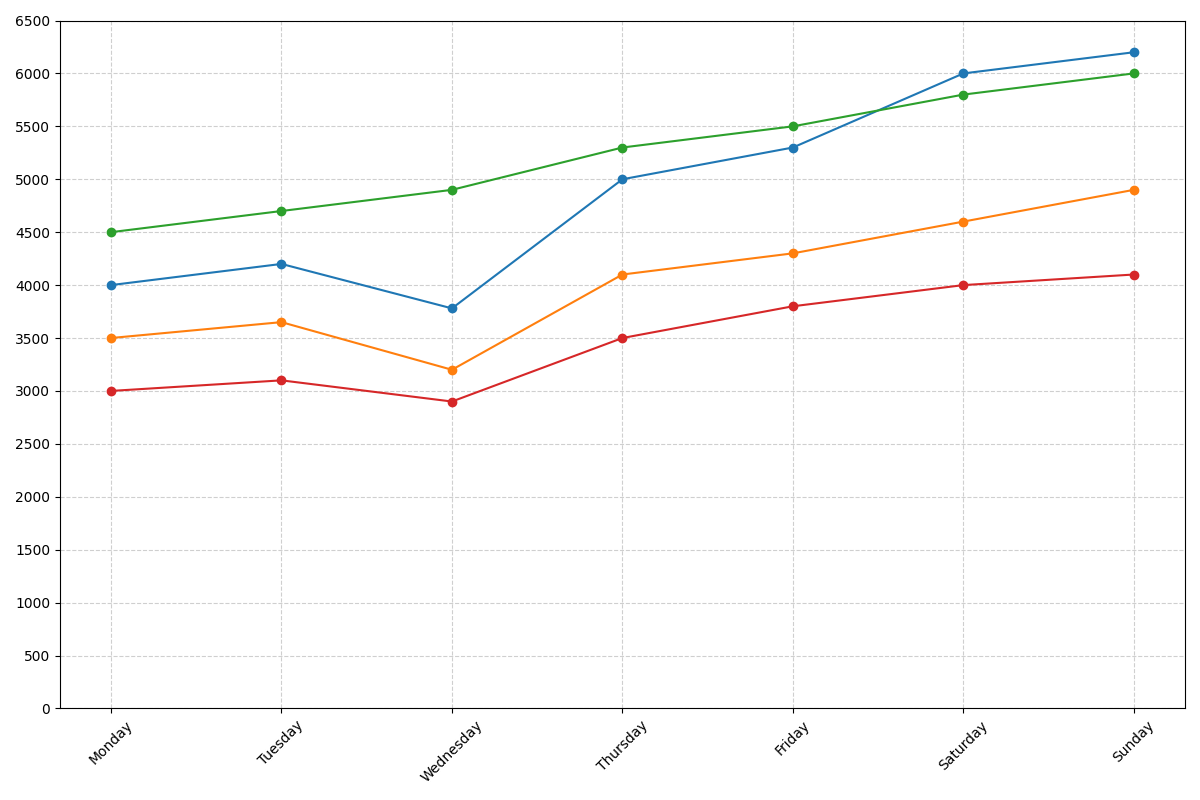

Here is the Python script that generated this plot:
import matplotlib.pyplot as plt
import numpy as np

# Define the days of the week
days = ["Monday", "Tuesday", "Wednesday", "Thursday", "Friday", "Saturday", "Sunday"]

# Steps walked each day by each of the four friends (artificial data)
steps_friend_1 = [4000, 4200, 3780, 5000, 5300, 6000, 6200]
steps_friend_2 = [3500, 3650, 3200, 4100, 4300, 4600, 4900]
steps_friend_3 = [4500, 4700, 4900, 5300, 5500, 5800, 6000]
steps_friend_4 = [3000, 3100, 2900, 3500, 3800, 4000, 4100]

# Convert steps data to numpy arrays for easier processing
steps_data = np.array([steps_friend_1, steps_friend_2, steps_friend_3, steps_friend_4])

# Initialize the plot
fig, ax = plt.subplots(figsize=(12, 8))

# Plotting the data
for i, steps in enumerate(steps_data):
    ax.plot(days, steps, marker='o', linestyle='-')

# Customizing the grid, ticks, and layout for better readability
ax.grid(True, linestyle='--', alpha=0.6)
ax.set_xticks(days)
ax.set_yticks(range(0, 7000, 500))
plt.xticks(rotation=45)
plt.tight_layout()

# Show plot
plt.show()
